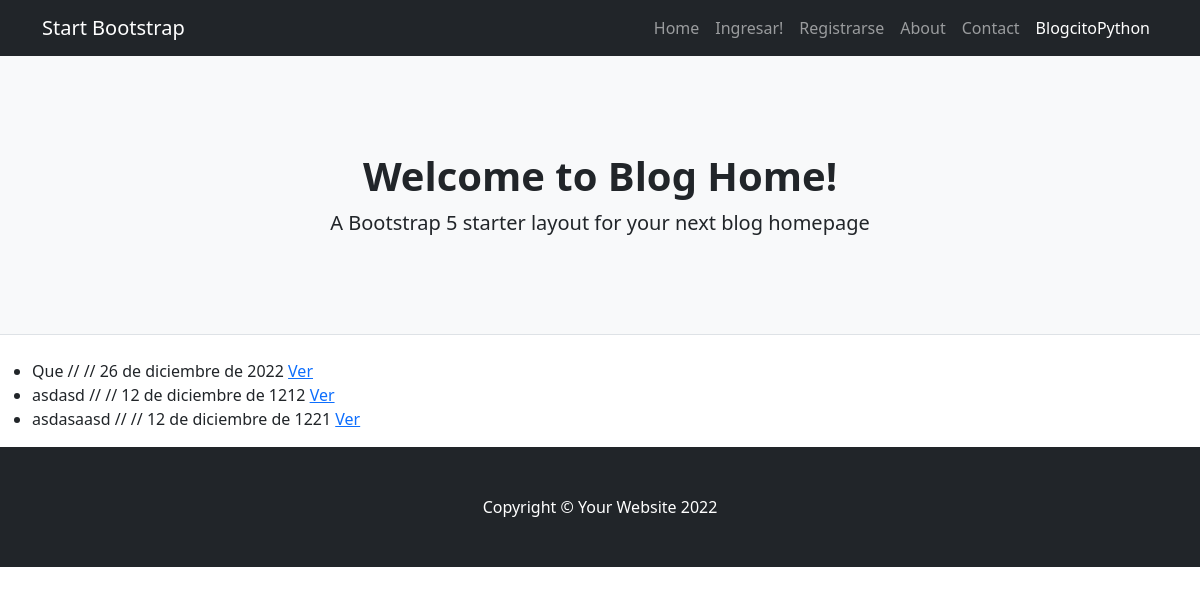
Page /blogcitopython/listar/ on the earlier database version.
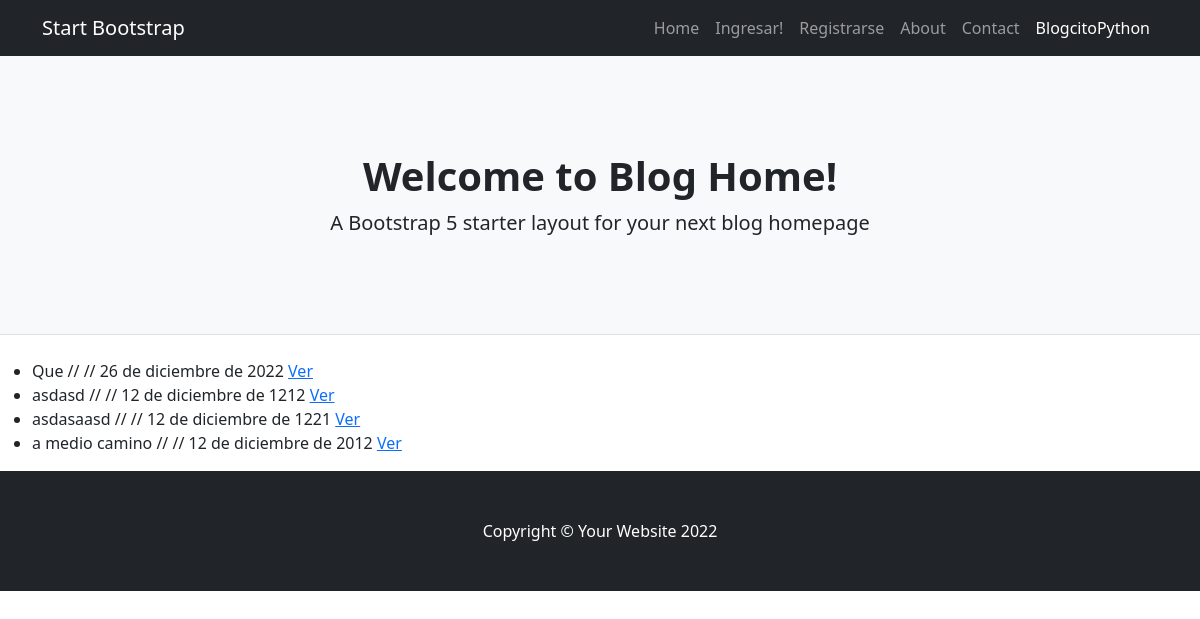
Same page on the later database version.
### BlogcitoPython/models.py (models this page shows)
class Post(models.Model):
    title = models.CharField(max_length=100)
    subtitle = models.CharField(max_length=100)
    text = models.TextField(max_length=3000)
    publish_date = models.DateField()

### BlogcitoPython/views.py (the view)
# urls.py: path('blogcitopython/listar/', PostList.as_view(), name='blogcitopython_listar'),
class PostList(ListView):
    model = Post

### BlogcitoPython/templates/BlogcitoPython/post_list.html (shortened to what this page needs)
{% extends 'BlogcitoPython/base.html' %}
{% block contenido %}
    <ul>
    {% for post in object_list %}
        <li>
            {{post.title}} // // {{post.publish_date}}
            <a href="{% url 'blogcitopython_detalle' post.id %}"> Ver </a>
        </li>
    {% endfor %}
    </ul>
{% endblock %}

### BlogcitoPython/templates/BlogcitoPython/base.html (shortened to what this page needs)
<!DOCTYPE html>
<html lang="en">
    <head>
        {% load static %}
        <link href="{% static 'BlogcitoPython/css/styles.css' %}" rel="stylesheet" />
    </head>
    <body>
        <nav class="navbar navbar-expand-lg navbar-dark bg-dark">
            <div class="container">
                <a class="navbar-brand" href="#!">Start Bootstrap</a>
                <div class="collapse navbar-collapse" id="navbarSupportedContent">
                    <ul class="navbar-nav ms-auto mb-2 mb-lg-0">
                        <li class="nav-item"><a class="nav-link" href="{% url 'blogcitopython_index' %}">Home</a></li>
                        {% if user.is_authenticated %}
                            <li class="nav-item"><a class="nav-link" href="{% url 'blogcitopython_logout' %}">Salir</a></li>
                        {% else %}
                            <li class="nav-item"><a class="nav-link" href="{% url 'blogcitopython_login' %}">Ingresar!</a></li>
                            <li class="nav-item"><a class="nav-link" href="{% url 'blogcitopython_signup' %}">Registrarse</a></li>
                        {% endif %}
                        <li class="nav-item"><a class="nav-link" href="#!">About</a></li>
                        <li class="nav-item"><a class="nav-link" href="#!">Contact</a></li>
                        <li class="nav-item"><a class="nav-link active" aria-current="page" href="{% url 'blogcitopython_listar' %}">BlogcitoPython</a></li>
                    </ul>
                </div>
            </div>
        </nav>
        <header class="py-5 bg-light border-bottom mb-4">
            <div class="container">
                <div class="text-center my-5">
                    <h1 class="fw-bolder">Welcome to Blog Home!</h1>
                    <p class="lead mb-0">A Bootstrap 5 starter layout for your next blog homepage</p>
                </div>
            </div>
        </header>
        {% block contenido %} {% endblock %}
        <footer class="py-5 bg-dark">
            <div class="container"><p class="m-0 text-center text-white">Copyright &copy; Your Website 2022</p></div>
        </footer>
    </body>
</html>

Differences in the rows shown:
added Post: title "a medio camino", publish_date "12 de diciembre de 2012"
